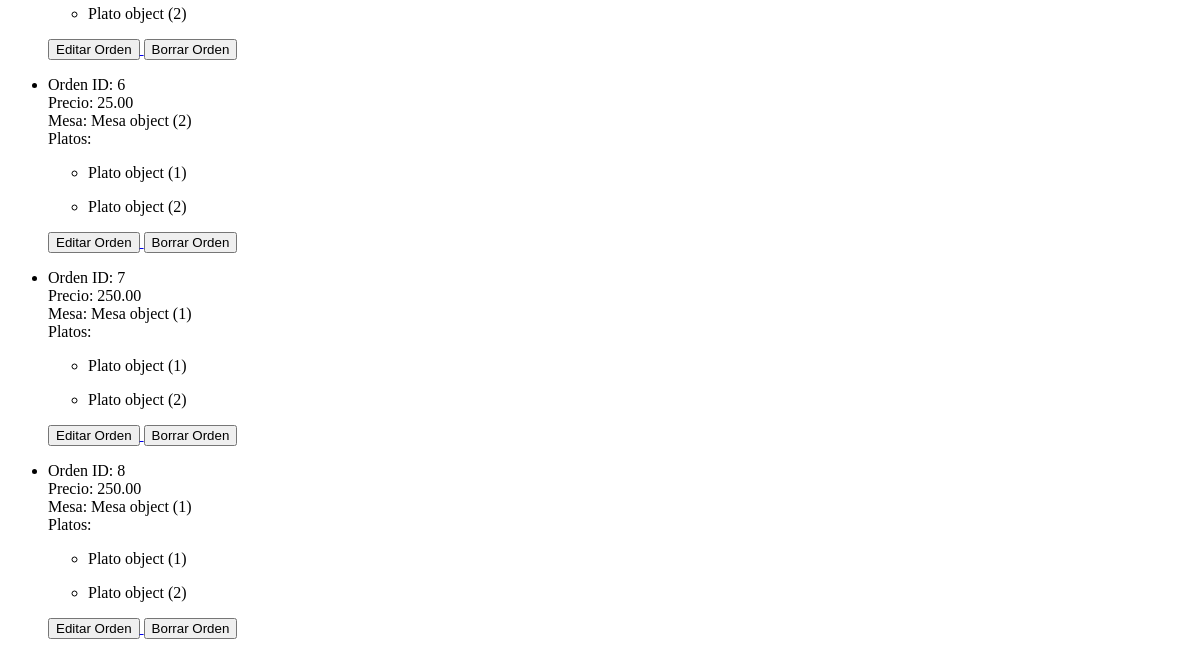
Before: /listaOrdenes (lower part) with the older database file.
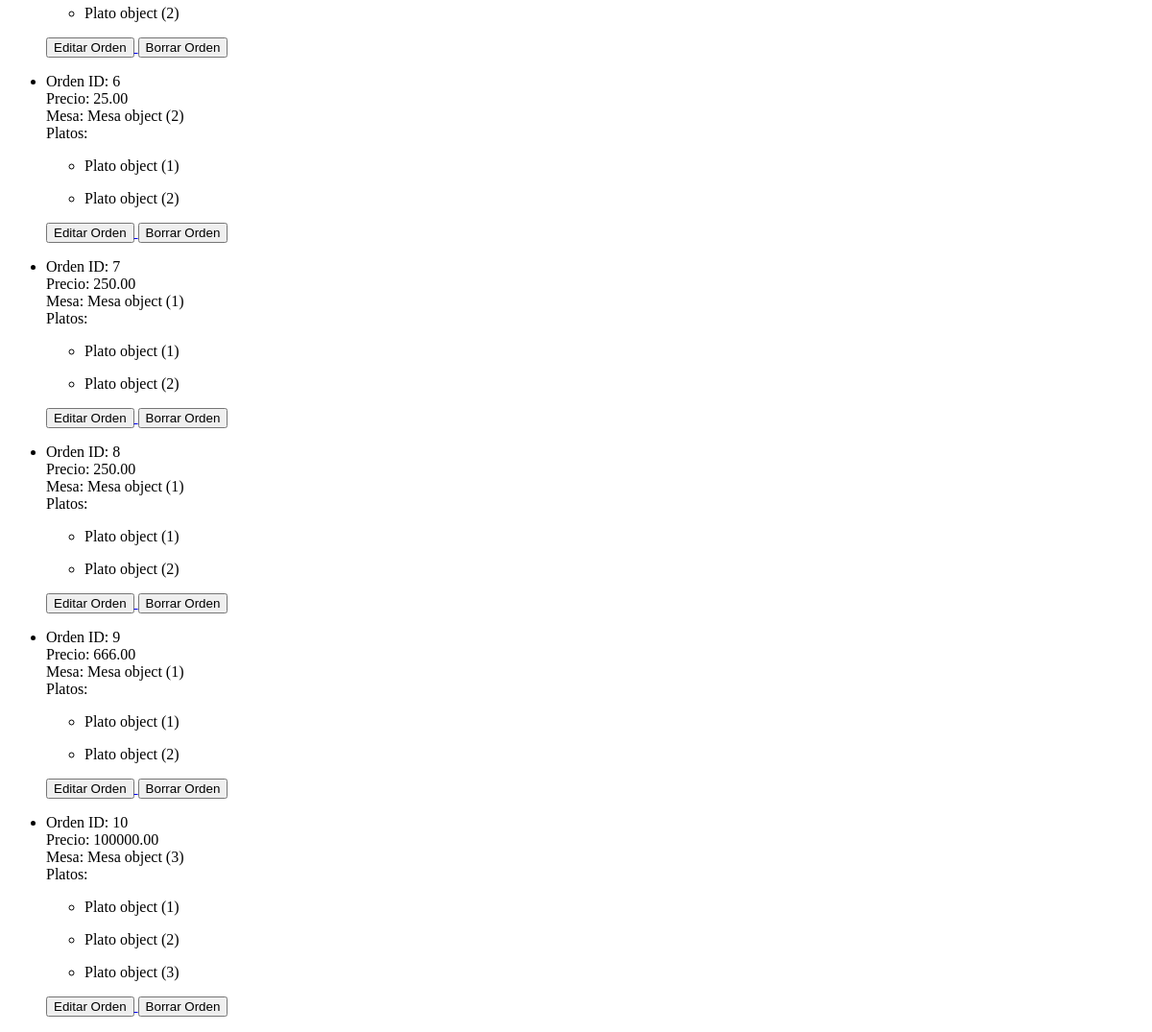
After: the same page with the newer database file.
### Plato/models.py (models this page shows)
class Plato(models.Model):
    nombre = models.CharField(max_length=50)

### Orden/models.py (models this page shows)
class Orden(models.Model):
    precio = models.DecimalField(max_digits=10, decimal_places=2)
    mesa = models.ForeignKey(Mesa, on_delete=models.CASCADE)
    plato = models.ManyToManyField(Plato)

### Mesa/models.py (models this page shows)
class Mesa(models.Model):
    numeroMesa = models.IntegerField()

### Orden/views.py (the view)
# urls.py: path('listaOrdenes', views.listaOrdenes, name='listaOrdenes'),
def listaOrdenes(request):
    ordenes = Orden.objects.all()
    contexto = {
        'titulo':'Lista de Ordenes',
        'ordenes':ordenes,
    }
    return render(request, 'Orden/listaOrdenes.html', contexto)

### Orden/templates/Orden/listaOrdenes.html (shortened to what this page needs)
<!DOCTYPE html>
<html lang="en">
<head>
</head>
<body>
    <ul>
        {% for orden in ordenes %}
        <li>
            <p>
                Orden ID: {{orden.id}} <br>
                Precio: {{orden.precio}} <br>
                Mesa: {{orden.mesa}} <br>
                Platos: <ul> {% for plato in orden.plato.all %}
                    <li>
                        <p>{{plato}}</p>
                    </li>
                    {% endfor %}
                </ul>
                <a href=" {% url 'editarOrden' orden.id %} ">
                    <button>Editar Orden</button>
                </a>
                <a href=" {% url 'borrarOrden' orden.id %} ">
                    <button>Borrar Orden</button>
                </a>
            </p>
        </li>
        {% endfor %}
    </ul>
</body>
</html>

Changed rows visible on the page:
added Orden: id "9", precio "666.00", mesa "Mesa object (1)", Plato (id "Plato object (1)"), Plato (id "Plato object (2)")
added Orden: id "10", precio "100000.00", mesa "Mesa object (3)", Plato (id "Plato object (1)"), Plato (id "Plato object (2)")
added Plato: id "Plato object (3)", shown under "10"
